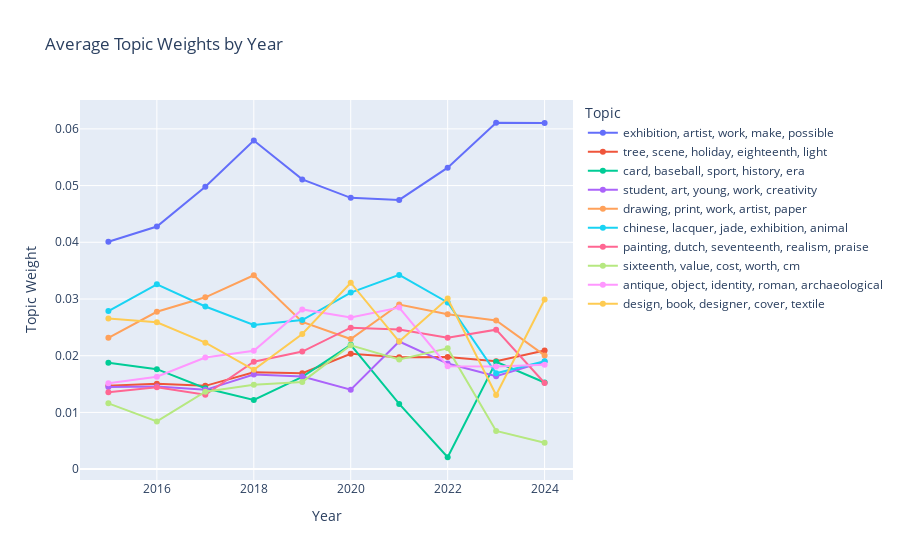

Notebook code for this chart:
### Code cell
# Plot the line graph

fig = px.line(
    df_topics_per_year,
    markers=True,
    title="Average Topic Weights by Year",
    labels={"value": "Topic Weight", "variable": "Topic"}
)

fig.show()

### Figure 1 — Plotly figure (JSON) as saved in the notebook; plotly's stock layout.template omitted (floating-point values rounded to 4 significant figures)
{"data": [{"hovertemplate": "Topic=exhibition, artist, work, make, possible<br>Year=%{x}<br>Topic Weight=%{y}<extra></extra>", "legendgroup": "exhibition, artist, work, make, possible", "line": {"color": "#636efa", "dash": "solid"}, "marker": {"symbol": "circle"}, "mode": "lines+markers", "name": "exhibition, artist, work, make, possible", "orientation": "v", "showlegend": true, "type": "scatter", "x": [2015, 2016, 2017, 2018, 2019, 2020, 2021, 2022, 2023, 2024], "xaxis": "x", "y": [0.04008, 0.04277, 0.0498, 0.05793, 0.05109, 0.04783, 0.04747, 0.05316, 0.06108, 0.06103], "yaxis": "y"}, {"hovertemplate": "Topic=tree, scene, holiday, eighteenth, light<br>Year=%{x}<br>Topic Weight=%{y}<extra></extra>", "legendgroup": "tree, scene, holiday, eighteenth, light", "line": {"color": "#EF553B", "dash": "solid"}, "marker": {"symbol": "circle"}, "mode": "lines+markers", "name": "tree, scene, holiday, eighteenth, light", "orientation": "v", "showlegend": true, "type": "scatter", "x": [2015, 2016, 2017, 2018, 2019, 2020, 2021, 2022, 2023, 2024], "xaxis": "x", "y": [0.01468, 0.01505, 0.01468, 0.01706, 0.01692, 0.02033, 0.01972, 0.01978, 0.01902, 0.02092], "yaxis": "y"}, {"hovertemplate": "Topic=card, baseball, sport, history, era<br>Year=%{x}<br>Topic Weight=%{y}<extra></extra>", "legendgroup": "card, baseball, sport, history, era", "line": {"color": "#00cc96", "dash": "solid"}, "marker": {"symbol": "circle"}, "mode": "lines+markers", "name": "card, baseball, sport, history, era", "orientation": "v", "showlegend": true, "type": "scatter", "x": [2015, 2016, 2017, 2018, 2019, 2020, 2021, 2022, 2023, 2024], "xaxis": "x", "y": [0.01877, 0.01763, 0.01427, 0.0122, 0.01628, 0.02192, 0.01149, 0.002093, 0.01892, 0.01528], "yaxis": "y"}, {"hovertemplate": "Topic=student, art, young, work, creativity<br>Year=%{x}<br>Topic Weight=%{y}<extra></extra>", "legendgroup": "student, art, young, work, creativity", "line": {"color": "#ab63fa", "dash": "solid"}, "marker": {"symbol": "circle"}, "mode": "lines+markers", "name": "student, art, young, work, creativity", "orientation": "v", "showlegend": true, "type": "scatter", "x": [2015, 2016, 2017, 2018, 2019, 2020, 2021, 2022, 2023, 2024], "xaxis": "x", "y": [0.01447, 0.01455, 0.01398, 0.0167, 0.01634, 0.014, 0.02251, 0.01862, 0.01639, 0.01896], "yaxis": "y"}, {"hovertemplate": "Topic=drawing, print, work, artist, paper<br>Year=%{x}<br>Topic Weight=%{y}<extra></extra>", "legendgroup": "drawing, print, work, artist, paper", "line": {"color": "#FFA15A", "dash": "solid"}, "marker": {"symbol": "circle"}, "mode": "lines+markers", "name": "drawing, print, work, artist, paper", "orientation": "v", "showlegend": true, "type": "scatter", "x": [2015, 2016, 2017, 2018, 2019, 2020, 2021, 2022, 2023, 2024], "xaxis": "x", "y": [0.02316, 0.02774, 0.0303, 0.03419, 0.02596, 0.02294, 0.02902, 0.0273, 0.02622, 0.02005], "yaxis": "y"}, {"hovertemplate": "Topic=chinese, lacquer, jade, exhibition, animal<br>Year=%{x}<br>Topic Weight=%{y}<extra></extra>", "legendgroup": "chinese, lacquer, jade, exhibition, animal", "line": {"color": "#19d3f3", "dash": "solid"}, "marker": {"symbol": "circle"}, "mode": "lines+markers", "name": "chinese, lacquer, jade, exhibition, animal", "orientation": "v", "showlegend": true, "type": "scatter", "x": [2015, 2016, 2017, 2018, 2019, 2020, 2021, 2022, 2023, 2024], "xaxis": "x", "y": [0.02787, 0.03259, 0.02868, 0.02542, 0.02629, 0.03114, 0.03425, 0.02939, 0.01689, 0.01902], "yaxis": "y"}, {"hovertemplate": "Topic=painting, dutch, seventeenth, realism, praise<br>Year=%{x}<br>Topic Weight=%{y}<extra></extra>", "legendgroup": "painting, dutch, seventeenth, realism, praise", "line": {"color": "#FF6692", "dash": "solid"}, "marker": {"symbol": "circle"}, "mode": "lines+markers", "name": "painting, dutch, seventeenth, realism, praise", "orientation": "v", "showlegend": true, "type": "scatter", "x": [2015, 2016, 2017, 2018, 2019, 2020, 2021, 2022, 2023, 2024], "xaxis": "x", "y": [0.01356, 0.01445, 0.01312, 0.01895, 0.02073, 0.02494, 0.02461, 0.02318, 0.02459, 0.01519], "yaxis": "y"}, {"hovertemplate": "Topic=sixteenth, value, cost, worth, cm<br>Year=%{x}<br>Topic Weight=%{y}<extra></extra>", "legendgroup": "sixteenth, value, cost, worth, cm", "line": {"color": "#B6E880", "dash": "solid"}, "marker": {"symbol": "circle"}, "mode": "lines+markers", "name": "sixteenth, value, cost, worth, cm", "orientation": "v", "showlegend": true, "type": "scatter", "x": [2015, 2016, 2017, 2018, 2019, 2020, 2021, 2022, 2023, 2024], "xaxis": "x", "y": [0.0116, 0.008418, 0.01365, 0.01489, 0.01538, 0.02184, 0.01933, 0.02129, 0.006726, 0.004657], "yaxis": "y"}, {"hovertemplate": "Topic=antique, object, identity, roman, archaeological<br>Year=%{x}<br>Topic Weight=%{y}<extra></extra>", "legendgroup": "antique, object, identity, roman, archaeological", "line": {"color": "#FF97FF", "dash": "solid"}, "marker": {"symbol": "circle"}, "mode": "lines+markers", "name": "antique, object, identity, roman, archaeological", "orientation": "v", "showlegend": true, "type": "scatter", "x": [2015, 2016, 2017, 2018, 2019, 2020, 2021, 2022, 2023, 2024], "xaxis": "x", "y": [0.01515, 0.01628, 0.01969, 0.02087, 0.02817, 0.02676, 0.0285, 0.01814, 0.01811, 0.01842], "yaxis": "y"}, {"hovertemplate": "Topic=design, book, designer, cover, textile<br>Year=%{x}<br>Topic Weight=%{y}<extra></extra>", "legendgroup": "design, book, designer, cover, textile", "line": {"color": "#FECB52", "dash": "solid"}, "marker": {"symbol": "circle"}, "mode": "lines+markers", "name": "design, book, designer, cover, textile", "orientation": "v", "showlegend": true, "type": "scatter", "x": [2015, 2016, 2017, 2018, 2019, 2020, 2021, 2022, 2023, 2024], "xaxis": "x", "y": [0.02655, 0.02589, 0.0223, 0.0175, 0.02383, 0.03287, 0.02249, 0.03008, 0.01306, 0.02992], "yaxis": "y"}], "layout": {"legend": {"title": {"text": "Topic"}, "tracegroupgap": 0}, "title": {"text": "Average Topic Weights by Year"}, "xaxis": {"anchor": "y", "domain": [0, 1], "title": {"text": "Year"}}, "yaxis": {"anchor": "x", "domain": [0, 1], "title": {"text": "Topic Weight"}}}}
